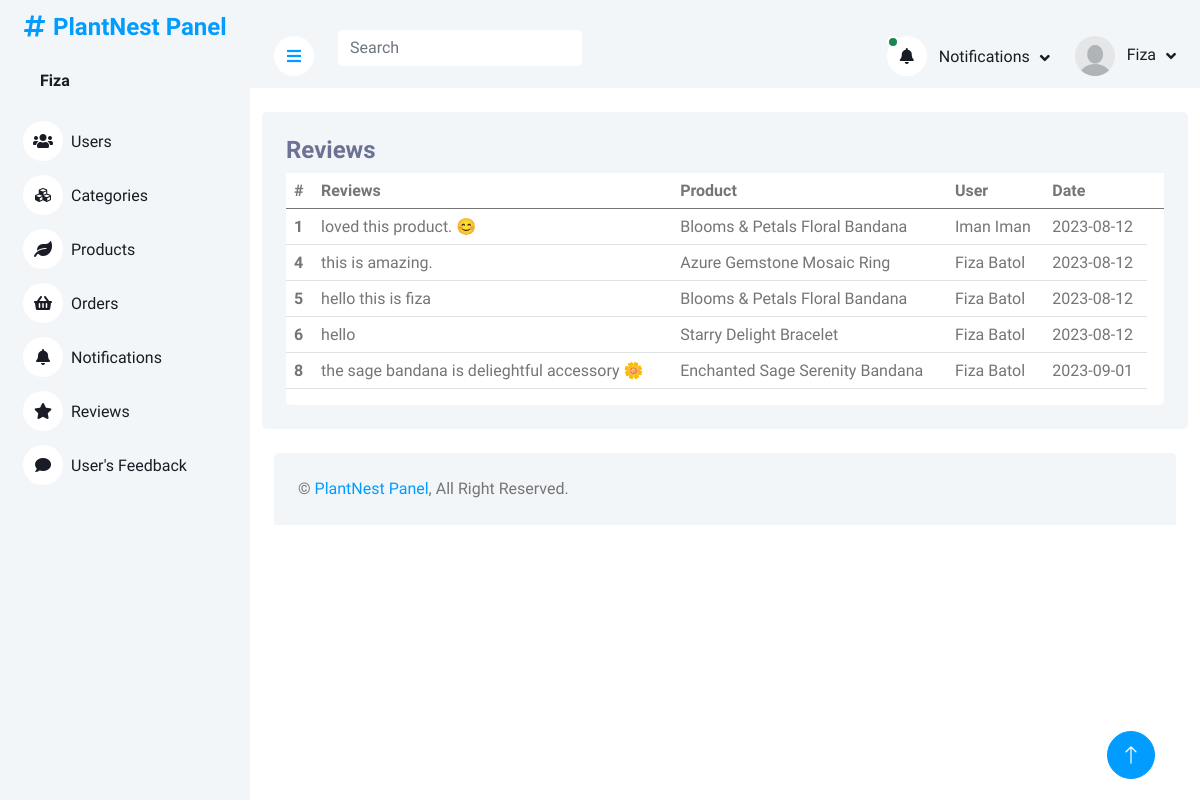
The page /website/adminPanel/reviews.php (signed in) on the database its author committed.
### tables this page shows
CREATE TABLE `productreviews` (
  `reviewID` int(11) NOT NULL,
  `reviews` varchar(255) NOT NULL,
  `productID` int(11) DEFAULT NULL,
  `userID` int(11) DEFAULT NULL,
  `date` date NOT NULL DEFAULT current_timestamp()
);

CREATE TABLE `products` (
  `productID` int(11) NOT NULL,
  `productName` varchar(225) DEFAULT NULL,
  `productDescription` varchar(225) DEFAULT NULL,
  `productPrice` varchar(225) DEFAULT NULL,
  `productImage` varchar(225) DEFAULT NULL,
  `productStock` varchar(255) NOT NULL,
  `categoryID` int(11) DEFAULT NULL
);

CREATE TABLE `users` (
  `userID` int(11) NOT NULL,
  `firstName` varchar(225) DEFAULT NULL,
  `lastName` varchar(225) DEFAULT NULL,
  `userEmail` varchar(225) NOT NULL,
  `userPassword` varchar(225) DEFAULT NULL
);

### website/adminPanel/reviews.php (the view, shortened to what this page needs)
<?php
include('header_admin.php')
?>
<div class="container pt-4">
    <div class="bg-light rounded p-4">
        <div class="row">
            <div class="col-12">
                <div class="bg-white rounded h-100 ">
                    <div class="d-flex bg-light justify-content-between">
                        <h4>Reviews</h4>
                    </div>
                    <div class="table-responsive bg- ">
                        <table class="table">
                        <thead>
                                <tr>
                                    <th scope="col">#</th>
                                    <th scope="col">Reviews</th>
                                    <th scope="col">Product</th>
                                    <th scope="col">User </th>
                                    <th scope="col">Date </th>
                                    <th scope="col"> </th>
                                </tr>
                            </thead>
                            <tbody>
                                <?php
                        $query = $pdo->query("SELECT * FROM productreviews INNER JOIN products ON  productreviews.productID = products.productID  INNER JOIN users ON productreviews.userID=users.userID");
                        $result = $query->fetchAll(PDO::FETCH_ASSOC);
                        foreach($result as $row){
                        ?>
                                <tr class="tr-row">
                                <th scope="row">
                                            <?php echo $row['reviewID'] ?>
                                        </th>
                                    <td>
                                    <?php echo $row['reviews'] ?>
                                    </td>
                                    <td>
                                    <?php echo ucfirst($row['productName'])?>
                                    </td>
                                    <td>
                                    <?php echo ucfirst($row['firstName'] )?>
                                    <?php echo ucfirst($row['lastName'] )?>
                                    </td>
                                    <td>
                                    <?php echo $row['date'] ?>
                                    </td>
                                </tr>
                                <?php
                        };
                                       ?>
                            </tbody>
                        </table>
                    </div>
                </div>
            </div>
        </div>
    </div>
</div>
<?php
include('footer.php')
?>

### website/adminPanel/header_admin.php (shortened to what this page needs)
<?php
include("php/query.php");
?>
<!DOCTYPE html>
<html lang="en">
<head>
    <link href="https://cdnjs.cloudflare.com/ajax/libs/font-awesome/5.10.0/css/all.min.css" rel="stylesheet">
    <link href="https://cdn.jsdelivr.net/npm/bootstrap-icons@1.4.1/font/bootstrap-icons.css" rel="stylesheet">
    <link href="lib/owlcarousel/assets/owl.carousel.min.css" rel="stylesheet">
    <link href="lib/tempusdominus/css/tempusdominus-bootstrap-4.min.css" rel="stylesheet" />
    <link href="css/bootstrap.min.css" rel="stylesheet">
    <link href="css/style.css" rel="stylesheet">
</head>
<body>
    <div class="container-xxl position-relative bg-white d-flex p-0">
        <div class="sidebar pe-4 pb-3">
            <nav class="navbar bg-light navbar-light">
                <a href="index.html" class="navbar-brand mx-4 mb-3">
                    <div>
                    <h4 class="text-primary"><i class="fa fa-hashtag me-2"></i>PlantNest Panel</h4>
                    </div>
                </a>
                <div class="d-flex align-items-center ms-4 mb-4">
                    <div class="ms-3">
                    <?php
                                 if(isset($_SESSION['Admin'])){
                                    $admin = $_SESSION['Admin'];
                                 foreach($admin as $value){
                                    $U_ID =   $value['adminID'];
                                  $query = $pdo->prepare("SELECT * FROM admins WHERE adminID = :iD ");
                                  $query->bindParam(':iD',  $U_ID);
                                  $query->execute();
                                  $result = $query->fetch(PDO::FETCH_ASSOC);
                        ?>
                         <h6 class="mb-0">
                             <span><?php echo ucfirst($result['adminName'])?></span>
                            </h6>
</span>    <?php
                      };
                    }
                        ?>
                    </div>
                </div>
                <div class="navbar-nav w-100">
                    <a href="index.php" class="nav-item nav-link "><i class="fa fa-users me-2"></i>Users</a>
                    <a href="category.php" class="nav-item nav-link"><i class="fa fa-cubes me-2"></i>Categories</a>
                    <a href="products.php" class="nav-item nav-link"><i class="fa fa-leaf me-2"></i>Products</a>
                    <a href="orders.php" class="nav-item nav-link"><i class="fa fa-shopping-basket me-2"></i>Orders</a>
                    <a href="notifications.php" class="nav-item nav-link"><i class="fa fa-bell me-2"></i>Notifications</a>
                    <a href="reviews.php" class="nav-item nav-link"><i class="fa fa-star me-2"></i>Reviews</a>
                    <a href="feedback.php" class="nav-item nav-link"><i class="fa fa-comment me-2"></i>User's Feedback</a>
                </div>
            </nav>
        </div>
        <div class="content">
            <nav class="navbar navbar-expand bg-light navbar-light sticky-top px-4 py-0">
                <a href="#" class="sidebar-toggler flex-shrink-0">
                    <i class="fa fa-bars"></i>
                </a>
                <form class=" d-none d-md-flex ms-4">
                    <input id="taskFilter" name="search-query" class="taskFilter form-control border-0" type="search"
                        placeholder="Search">
                </form>
                <div class="navbar-nav align-items-center ms-auto">
                    <div class="nav-item dropdown">
                        <?php
                            $query = $pdo->query("SELECT * from orders  INNER JOIN  users on
                            orders.userID = users.userID    where orderStatus	 = 'pending'  LIMIT 2");
                        $result = $query->fetchAll(PDO::FETCH_ASSOC);
                        if (empty($result)) {
                            ?>
                            <a href="#" class="nav-link dropdown-toggle " data-bs-toggle="dropdown">
                                <i class="fa fa-bell me-lg-2">
                                </i>
                                <span class="d-none d-lg-inline-flex">Notifications</span>
                            </a>
                            <?php
                        } else {
                            ?>
                            <a href="#" class="nav-link dropdown-toggle " data-bs-toggle="dropdown">
                                <i class="fa fa-bell me-lg-2 position-relative">
                                    <div
                                        class="bg-success rounded-circle border border-2 border-white position-absolute top-0 start-0 p-1">
                                    </div>
                                </i>
                                <span class="d-none d-lg-inline-flex">Notifications</span>
                            </a>
                            <?php
                        } ?>
                    </div>
                    <div class="nav-item dropdown">
                        <a href="#" class="nav-link dropdown-toggle" data-bs-toggle="dropdown">
                        <?php
                                 if(isset($_SESSION['Admin'])){
                                    $admin = $_SESSION['Admin'];
                                 foreach($admin as $value){
                                    $U_ID =   $value['adminID'];
                                  $query = $pdo->prepare("SELECT * FROM admins WHERE adminID = :iD ");
                                  $query->bindParam(':iD',  $U_ID);
                                  $query->execute();
                                  $result = $query->fetch(PDO::FETCH_ASSOC);
                              if($result['adminImage']){
                        ?>
                        <img class="rounded-circle me-lg-2" src="img/<?php echo $result['adminImage'] ?>" alt="" style="width: 40px; height: 40px;">
                            <?php
                              }else if(empty($result['adminImage'])){
                                ?>
                        <img class="rounded-circle me-lg-2" src="img/user.jpg" alt="" style="width: 40px; height: 40px;">
                                <?php
                              }
                            ?>
                                <span class="d-none d-lg-inline-flex">
                                    <?php echo ucfirst($result['adminName']) ?>
                                </span>
                                <?php
                            }
                        }
                            ?>
                        </a>
                    </div>
                </div>
            </nav>

### website/adminPanel/css/style.css (style rules this page uses)
:root { --primary: #009CFF; --light: #F3F6F9; --dark: #191C24; }
.sidebar { position: fixed; top: 0; left: 0; bottom: 0; width: 250px; height: 100vh; overflow-y: auto; background: var(--light); transition: 0.5s; z-index: 999; }
.content { margin-left: 250px; min-height: 100vh; background: #FFFFFF; transition: 0.5s; }
@media (min-width: 992px) { .sidebar { margin-left: 0; } }
@media (min-width: 992px) { .content { width: calc(100% - 250px); } }
.sidebar .navbar .navbar-nav .nav-link { padding: 7px 20px; color: var(--dark); font-weight: 500; border-left: 3px solid var(--light); border-radius: 0 30px 30px 0; outline: none; }
.sidebar .navbar .navbar-nav .nav-link i { width: 40px; height: 40px; display: inline-flex; align-items: center; justify-content: center; background: #FFFFFF; border-radius: 40px; }
.content .navbar .navbar-nav .nav-link { margin-left: 25px; padding: 12px 0; color: var(--dark); outline: none; }
.content .navbar .sidebar-toggler, .content .navbar .navbar-nav .nav-link i { width: 40px; height: 40px; display: inline-flex; align-items: center; justify-content: center; background: #FFFFFF; border-radius: 40px; }
.content .navbar .dropdown-toggle::after { margin-left: 6px; vertical-align: middle; border: none; content: "\f107"; font-family: "Font Awesome 5 Free"; font-weight: 900; transition: .5s; }

### website/adminPanel/header_admin.php (style rules this page uses)
h4 { color: #6C7293; }

### rows shown on the page
productreviews: reviewID "1", reviews "loved this product. 😊", productID.productName "Blooms & Petals Floral Bandana", userID.firstName "Iman", userID.lastName "Iman", date "2023-08-12"
productreviews: reviewID "4", reviews "this is amazing.", productID.productName "Azure Gemstone Mosaic Ring", userID.firstName "Fiza", userID.lastName "Batol", date "2023-08-12"
productreviews: reviewID "5", reviews "hello this is fiza", productID.productName "Blooms & Petals Floral Bandana", userID.firstName "Fiza", userID.lastName "Batol", date "2023-08-12"
productreviews: reviewID "6", reviews "hello", productID.productName "Starry Delight Bracelet", userID.firstName "Fiza", userID.lastName "Batol", date "2023-08-12"
productreviews: reviewID "8", reviews "the sage bandana is delieghtful accessory 🌼", productID.productName "Enchanted Sage Serenity Bandana", userID.firstName "Fiza", userID.lastName "Batol", date "2023-09-01"

### other values the page prints
$result['adminName'] "Fiza"
